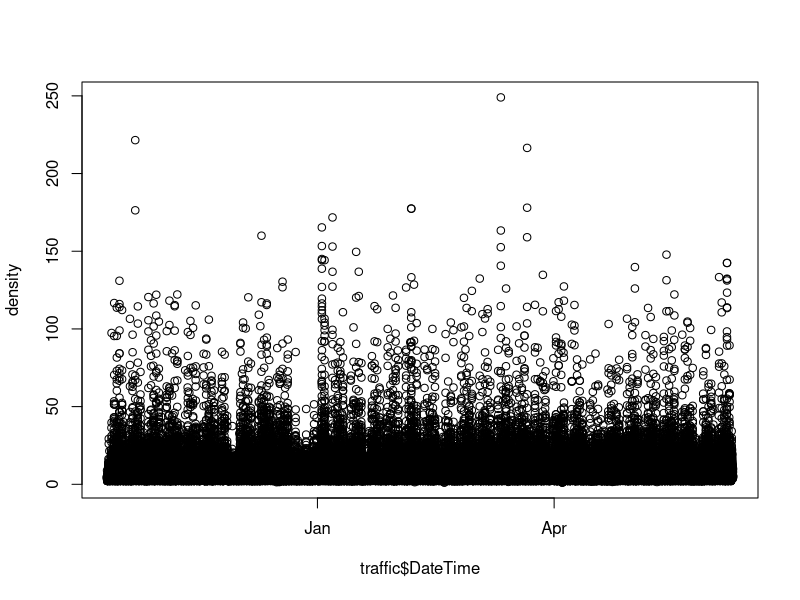
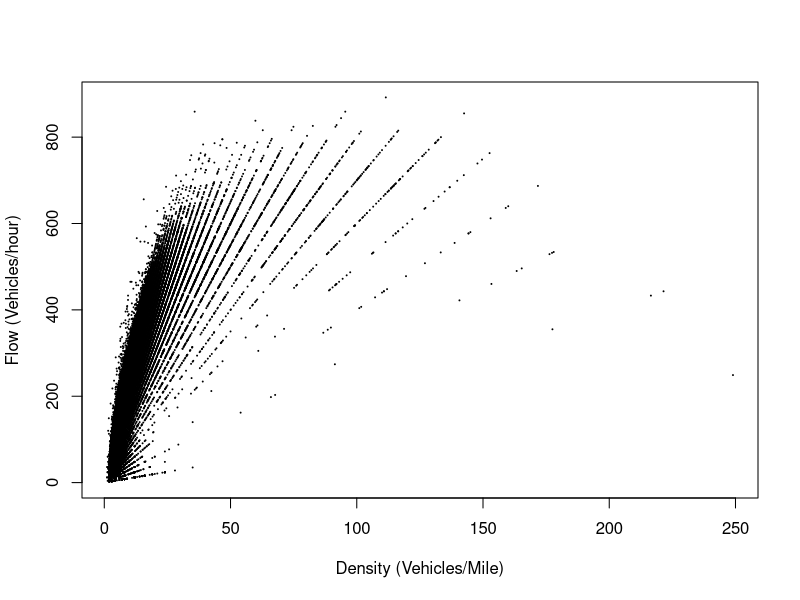

Write R code to recreate these figures, in order.
# Traffic Analysis
# 2015-02-19

# Here we can determine some of the characteristics of the traffic using real
# traffic terms or parameters.

# Read the data ----------------------------------------------------------------
traffic <- read.csv("UrbanAnalytics2015.csv", sep=" ")
traffic$DateTime <- strptime(traffic$DateTime, "%m/%d/%y %H:%M")

# Traffic Density --------------------------------------------------------------
# Density is defined as the number of vehicles per unit length of the roadway.
# The two important densities are Kc, the critical density, and Kj, the jam
# density. The maximum density achievable under free flow is Kc.

# Density is described as q/v, where q is flow rate (volume), and v is average
# velocity

density = traffic$Volume/traffic$Speed

# Trim out non-finite values
density[which(!is.finite(density))]=NA

plot(x=traffic$DateTime, y=density)

# Density and flow -------------------------------------------------------------
# There is a non-linear relationship between the flow vs the density.
plot(x=density, y=traffic$Volume, pch=19, cex=0.1,
     xlab="Density (Vehicles/Mile)", ylab="Flow (Vehicles/hour)")
